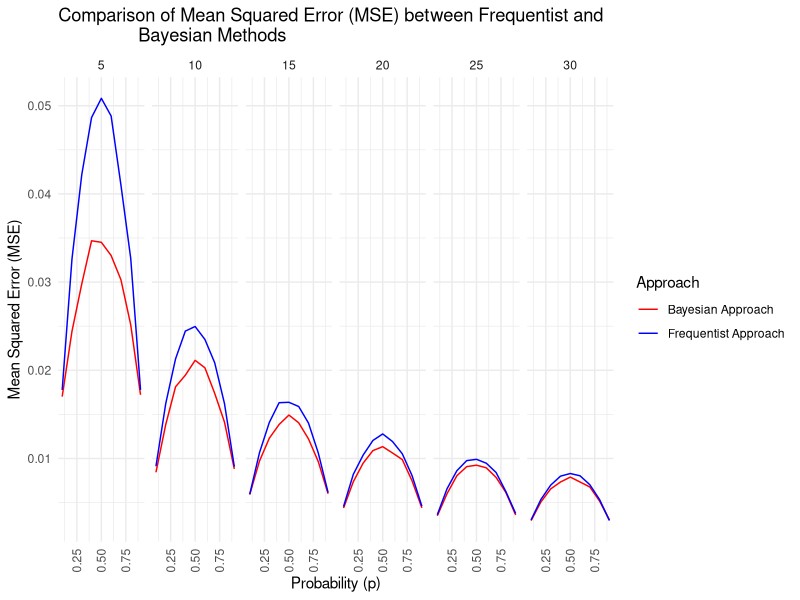
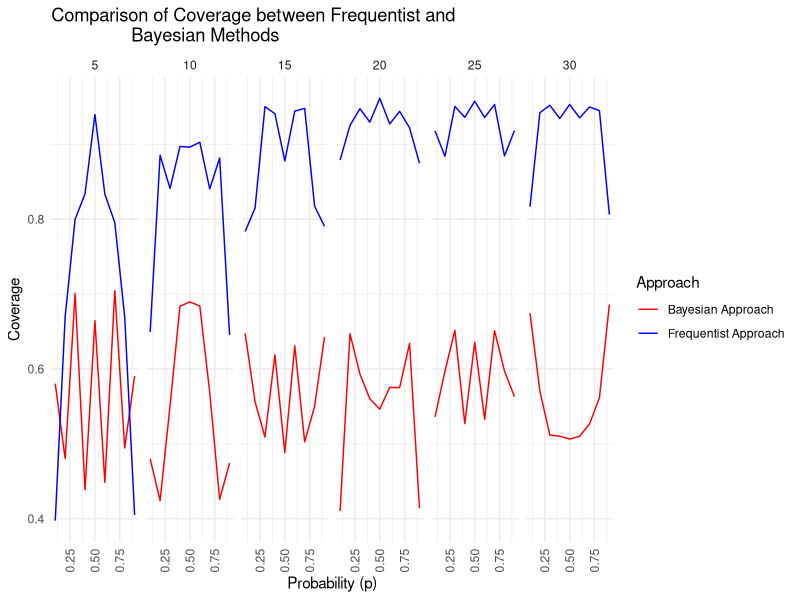

The R source for these figures, in order:
## ---- chunk 1
# Use echo = FALSE for Portfolio assignments
knitr::opts_chunk$set(echo = FALSE, warning = FALSE, message = FALSE)
## ---- chunk 2
# Author:  Angelina Allen
# Date:    2024-05-07
# Purpose: Portfolio 3- Monte Carlos
#-------------------------------------------------------------------------------
## ---- chunk 3
# Load packages
suppressPackageStartupMessages(library("tidyverse")); theme_set(theme_bw())
library("knitr")
library(dbplyr)
## ---- chunk 4
n <- c(5, 10, 15, 20, 25, 30)

p <- c(0.1, 0.2, 0.3, 0.4, 0.5, 0.6, 0.7, 0.8, 0.9)
## ---- chunk 5
df_p <- data.frame(p = p)
df_n <- data.frame(n = n)
values <- merge(df_p, df_n)
## ---- chunk 6
# Function to calculate Monte Carlo expectation with standard error
mc_expectation <- function(x) {
  return(
    c(mean = mean(x),
      se   = sd(x)/sqrt(length(x)))
  )
}
## ---- chunk 7
#Frequentist

#Calculate MSE for each row
for (i in 1:nrow(values)){
  n <- values$n[i]
  p <- values$p[i]
  x <- rbinom(1e4, size = n, prob = p)
  theta_hat <- x / n
  values$freq_MSE[i] <- mc_expectation((theta_hat - p)^2)[[1]]
}

## ---- chunk 8
#Baysian

#Calculate MSE for each row
for (i in 1:nrow(values)){
  n <- values$n[i]
  p <- values$p[i]
  x <- rbinom(1e4, size = n, prob = p)
  theta_hat <- (0.5 + x) / (1 + n) 
  values$bays_MSE[i] <- mc_expectation((theta_hat - p)^2)[[1]]
}
## ---- chunk 9
MSEdata <- pivot_longer(values, cols = c(freq_MSE, bays_MSE), 
                          values_to = "MSE", names_to ="MSEtype")
## ---- chunk 10

ggplot(data = MSEdata,
            aes(x = p,
                y = MSE, 
                color = MSEtype)) + 
  geom_line() + 
  facet_grid(~n, scales = "free") +
  labs(x = "Probability (p)",
       y = "Mean Squared Error (MSE)",
       color = "Approach",
       title = "Comparison of Mean Squared Error (MSE) between Frequentist and
                Bayesian Methods") +
  scale_color_manual(values = c("red", "blue"), labels = c("Bayesian Approach", "Frequentist Approach")) +
  theme_minimal()+
  theme(axis.text.x = element_text(angle = 90, vjust = 0.5, hjust=1))

## ---- chunk 11
#MSE Monte Carlo uncertainty

mse_freq <- values$freq_MSE
mse_bays <- values$bays_MSE

mse_dif <- (mse_freq - mse_bays)^2

mc_expectation(mse_dif)[2]

## ---- chunk 12
#Frequentist

#Calculate Coverage for each row
alpha <- 0.05 
for (i in 1:nrow(values)){
  n <- values$n[i]
  p <- values$p[i]
  z <- -qnorm(alpha/2)
  d <- data.frame(x = rbinom(1e4,
                             size = n,
                             prob = p)) 
  ci <- d |>
    rowwise() |>
    mutate(
      # Wald interval
      p_hat = x/n,
      lowerbound = p_hat - (z * sqrt(p_hat*(1-p_hat)/n)),
      upperbound = p_hat + z * sqrt(p_hat*(1-p_hat)/n),
      Wald = lowerbound < p & p < upperbound
    ) |>
    select(Wald)
  values$freq_cov[i] <- sum(ci$Wald) / length(ci$Wald)
}
## ---- chunk 13
#Bayesian

#Calculate Coverage for each row

alpha <- 0.5

for (i in 1:nrow(values)){
  n <- values$n[i]
  p <- values$p[i]
  x <- rbinom(1e4, size = n, prob = p)
  b <- qbeta(c(alpha/2, 1-alpha/2), 0.5 + x, 0.5 + n - x)
  
  d <- data.frame(lowerbound = b[seq(1, length(b), by = 2)],
                  upperbound = b[seq(2, length(b), by = 2)]) |>
         mutate(
           within = lowerbound < p & p < upperbound)|>
         select(within)
  
  values$bays_cov[i] <- sum(d$within) / length(d$within)
}
## ---- chunk 14
Covdata <- pivot_longer(values, cols = c(freq_cov, bays_cov), 
                          values_to = "COV", names_to ="Covtype")
## ---- chunk 15
ggplot(data = Covdata,
            aes(x = p,
                y = COV, 
                color = Covtype)) + 
  geom_line() + 
  facet_grid(~n, scales = "free") +
  labs(x = "Probability (p)",
       y = "Coverage",
       color = "Approach",
       title = "Comparison of Coverage between Frequentist and
                Bayesian Methods") +
  scale_color_manual(values = c("red", "blue"), labels = c("Bayesian Approach", "Frequentist Approach")) +
  theme_minimal()+
  theme(axis.text.x = element_text(angle = 90, vjust = 0.5, hjust=1))
## ---- chunk 16
#Coverage Monte Carlo uncertainty

cov_freq <- values$freq_cov
cov_bays <- values$bays_cov

cov_dif <- (cov_freq - cov_bays)^2

mc_expectation(cov_dif)[2]
